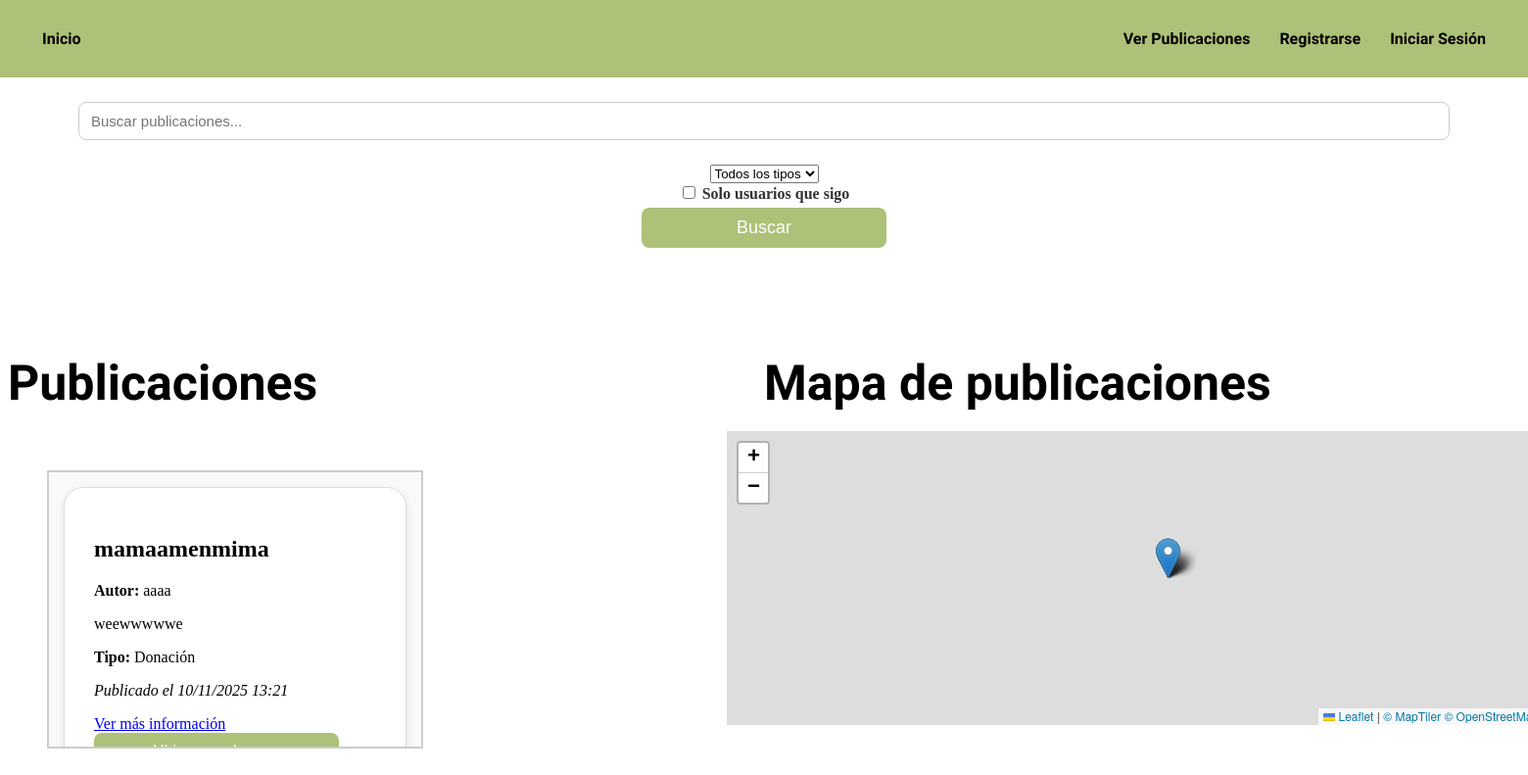
Before: /publicaciones/ with the older database file.
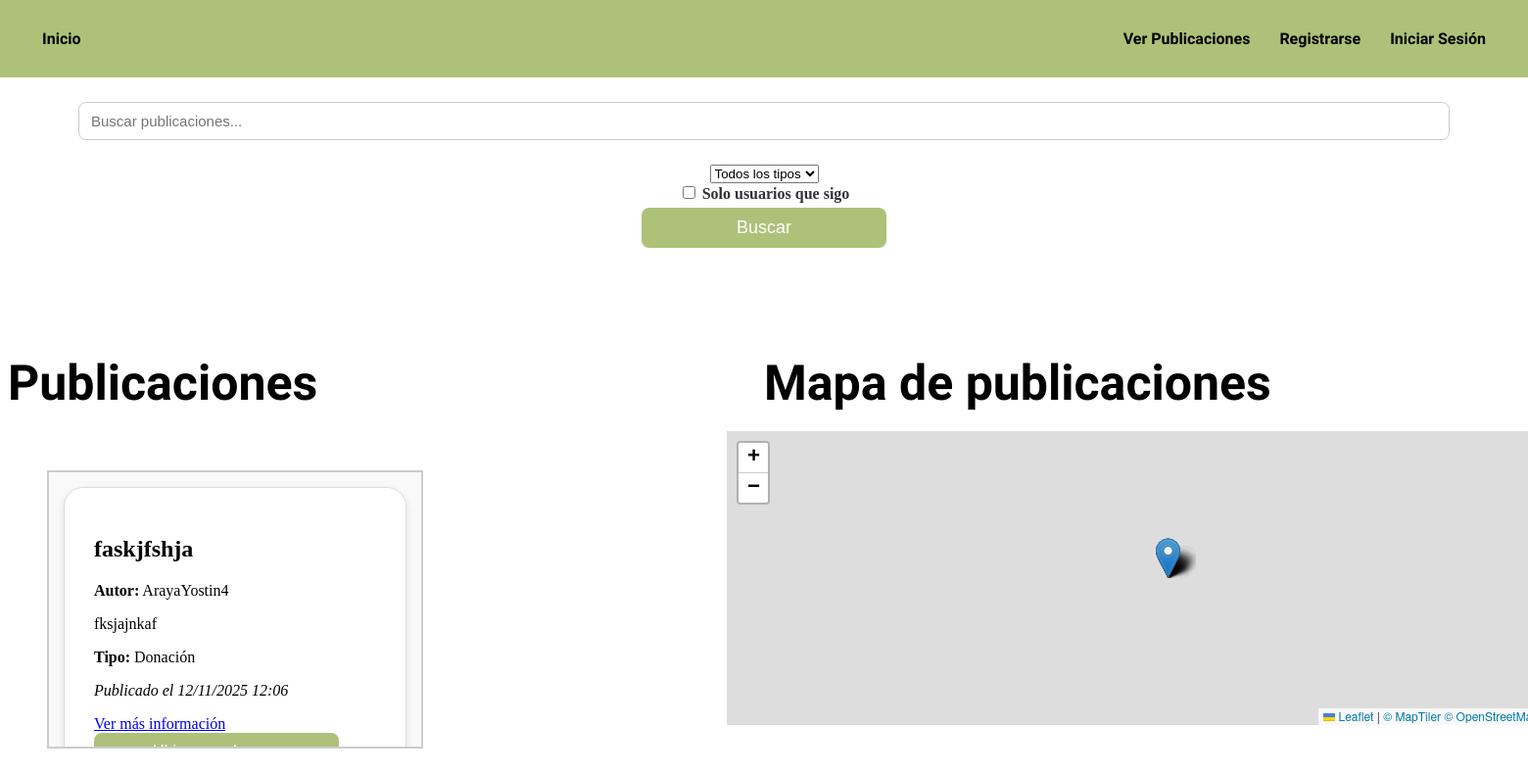
After: the same page with the newer database file.
### BookityApp/models.py (models this page shows)
class Publicacion(models.Model):
    user = models.ForeignKey('auth.User', on_delete=models.CASCADE)
    titulo = models.CharField(max_length=100)
    descripcion = models.TextField()
    contacto = models.CharField(max_length=100)
    tipo = models.CharField(max_length=20, choices=[('Intercambio', 'Intercambio'), ('Donación', 'Donación')], default='Donación')
    fecha_publicacion = models.DateTimeField(auto_now_add=True)
    ubicacion = models.CharField(max_length=100)
    latitud = models.FloatField()
    longitud = models.FloatField()
    radio_marcador = models.FloatField(default=50)
    estado = models.CharField(max_length=20, choices=[('Disponible', 'Disponible'), ('Cerrado', 'Cerrado')], default='Disponible')
    trato_cerrado_con = models.ForeignKey('auth.User', related_name='trato_cerrado_con', on_delete=models.SET_NULL, null=True, blank=True)
    calificacion = models.IntegerField(null=True, blank=True)
    resena = models.TextField(null=True, blank=True)

### BookityApp/views.py (the view)
# urls.py: path('publicaciones/', publicaciones, name='publicaciones'),
def publicaciones(request):
    publicaciones = Publicacion.objects.all().filter(estado='Disponible').order_by('-fecha_publicacion')
    query = request.GET.get('q')
    filtro_seguidos = request.GET.get('filtro-seguidos')
    tipo_filtro = request.GET.get('tipo_filtro')
    if tipo_filtro == 'Intercambios':
        publicaciones = publicaciones.filter(tipo='Intercambio')
    elif tipo_filtro == 'Donaciones':
        publicaciones = publicaciones.filter(tipo='Donación')
    if filtro_seguidos and request.user.is_authenticated:
        perfil_usuario = Perfil.objects.get(user=request.user)
        usuarios_seguidos = perfil_usuario.usuarios_seguidos.all()
        publicaciones = publicaciones.filter(user__in=[perfil.user for perfil in usuarios_seguidos])
    if query:
        publicaciones = publicaciones.filter(
            Q(titulo__icontains=query) | Q(descripcion__icontains=query)
        )
    return render(request, 'BookityApp/publicaciones.html', {
        'publicaciones': publicaciones
    })

### BookityApp/templates/BookityApp/publicaciones.html (shortened to what this page needs)
{% extends 'BookityApp/base.html' %}
{% load static %}
{% block extra_head %}
<link rel="stylesheet" href="https://unpkg.com/leaflet@1.9.4/dist/leaflet.css" />
{% endblock %}
{% block content %}
<div class="contenedor_busqueda" style="height: 250px;">
  <form method="get" action="{% url 'publicaciones' %}" style="margin-top:0px;">
      <input type="text" name="q" placeholder="Buscar publicaciones..." value="{{ request.GET.q }}" style="width: 1400px;">
      <select name="tipo_filtro" style="margin-top:25px;">
          <option value="">Todos los tipos</option>
      </select>
      <label style="align-self:center;">
        <input type="checkbox" name="filtro-seguidos" value="1" {% if request.GET.solo_seguidos %}checked{% endif %}>
        Solo usuarios que sigo
      </label>
      <button type="submit" class="boton_busca">Buscar</button>
  </form>
</div>
<div class="contenedor-titulos">
  <h1 class="titulo-seccion" style="margin-right: 0px;">Publicaciones</h1>
  <h1 class="titulo-seccion" style="margin-right: 0px;">Mapa de publicaciones</h1>
</div>
<div class="contenedor-principal">
  <div class="contenedor-publicaciones">
    {% if publicaciones %}
      <div class="scroll-box">
        {% for publicacion in publicaciones %}
          {% if publicacion.estado == 'Disponible' %}
            <div class="publicacion">
              <h2>{{ publicacion.titulo }}</h2>
              <p><strong>Autor:</strong> {{ publicacion.user.username }}</p>
              <p>{{ publicacion.descripcion|truncatechars:30 }}</p>
              <p><strong>Tipo:</strong> {{ publicacion.tipo }}</p>
              <p><em>Publicado el {{ publicacion.fecha_publicacion|date:"d/m/Y H:i" }}</em></p>
              <div>
                <a href="{% url 'detalle' publicacion.id %}">Ver más información</a>
              </div>
              <button id="id_boton_ubicar_publicacion{{ publicacion.id }}">Ubicar en el mapa</button>
            </div>
          {% endif %}
        {% endfor %}
      </div>
    {% else %}
      <p>No publicaciones encontradas.</p>
    {% endif %}
  </div>
  <div class="contenedor-mapa">
    <div id="map"></div>
  </div>
</div>
{% endblock %}

Changed rows visible on the page:
no longer on this page (row unchanged): Publicacion: titulo "mamaamenmima", user.username "aaaa", descripcion "weewwwwwe", tipo "Donación", fecha_publicacion "10/11/2025 13:21"
added Publicacion: titulo "faskjfshja", user.username "ArayaYostin4", descripcion "fksjajnkaf", tipo "Donación", fecha_publicacion "12/11/2025 12:06"
